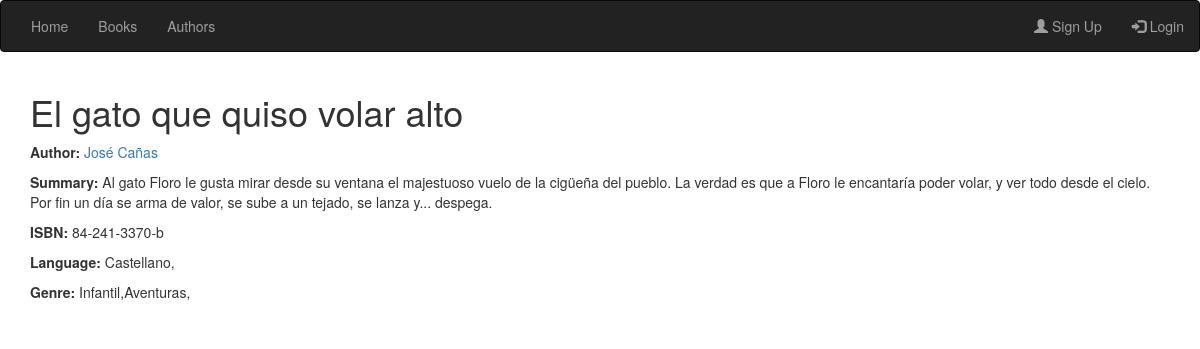
Before: /book/1 with the older database file.
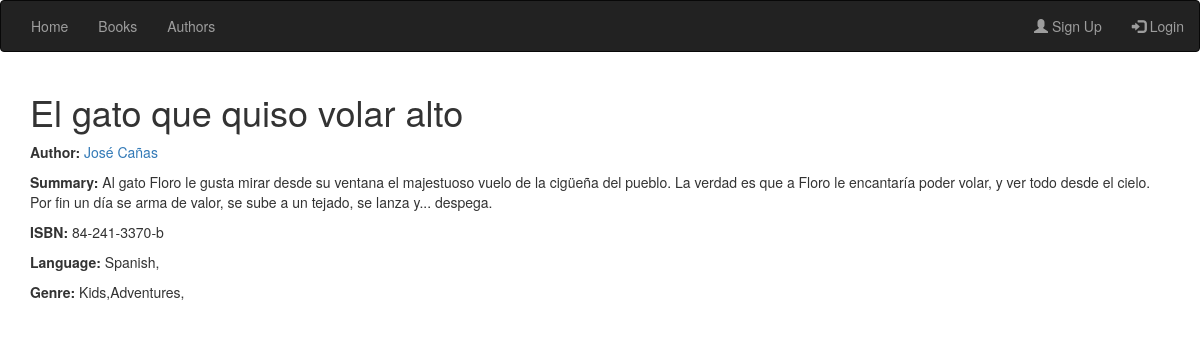
After: the same page with the newer database file.
### catalog/models.py (models this page shows)
class Language(models.Model):
    language = models.CharField(max_length=32, help_text="Introduce Language")
    def __str__(self):
        return self.language

class Genre(models.Model):
    name = models.CharField(max_length=64, help_text="Write a genre for example 'Adventures'")
    def __str__(self):
        return self.name

### catalog/views.py (the view)
# urls.py: path('book/<int:pk>', views.BookDetailView.as_view(), name='book_detail'),
class BookDetailView(generic.DetailView):
    template_name = 'catalog/book_detail.html'
    model = Book

### catalog/models.py (called while the page is built)
    def __str__(self):
        return '%s  %s' % (self.first_name, self.second_name)

### templates/catalog/book_detail.html (shortened to what this page needs)
{% extends 'generic.html' %}
{% block content %}
    <div class="container">
        <div class="list-group" vocab="http://schema.org/" typeof="Book">
            <h1><span property="name" >{{ book.title }}</span></h1>
            <span property="author" typeof="Person"><p><strong>Author:</strong> <a href="{% url 'author_detail' book.author.pk %}">{{ book.author }}</a></p></span>
            <p><strong>Summary:</strong> <span property="description">{{ book.summary }}</span></p>
            <p><strong>ISBN:</strong> <span property="isbn" > {{ book.isbn }} </span></p>
            <p><strong>Language:</strong> <span property="inLanguage">{% for l in book.language.all %}{{ l }},{% endfor %}</span></p>
            <p><strong>Genre:</strong> <span property="genre"> {% for g in book.genre.all %}{{ g }},{% endfor %} </span></p>
          </div>
    </div>
{% endblock %}

Changed rows visible on the page:
changed Language: language "Castellano" → "Spanish"
changed Genre: name "Infantil" → "Kids"
changed Genre: name "Aventuras" → "Adventures"
